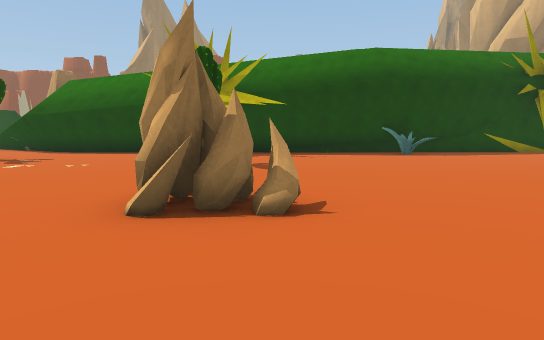
View 1 (above)

18 first-person views from a walk through a 3-D level made in the Unity game engine. The camera is 1.3 m above the floor, tilts 6° down and sees 75° across. The floor is counted in squares, 2 m on a side. Each view is taken from the middle of a square. On the plan, view 1 faces up. The plan holds only what a view shows up to about 10 squares ahead; the rest is blank. The place goes on beyond the plan. The player character is not drawn.

View 2
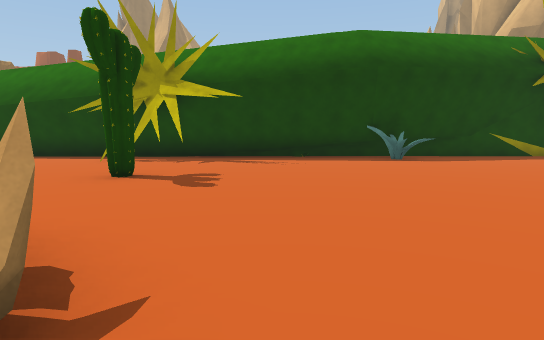

View 3
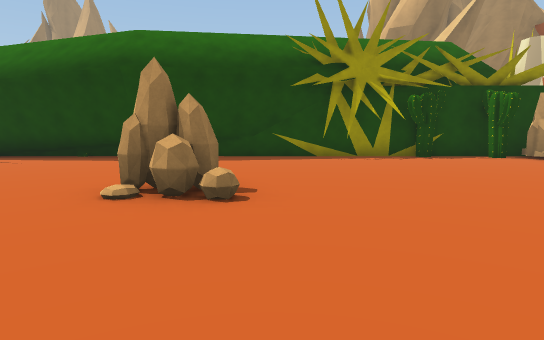

View 4
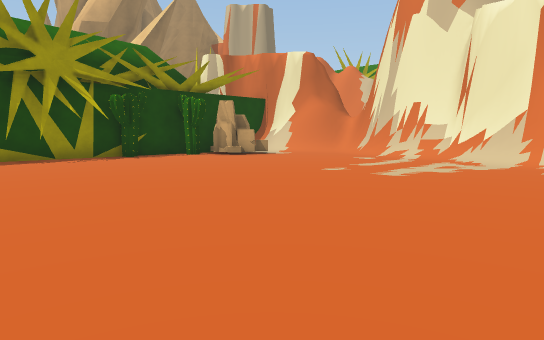

View 5
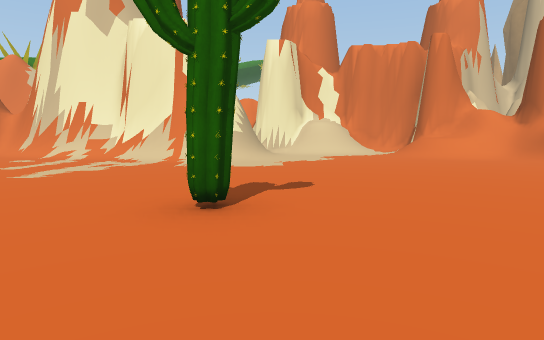

View 6
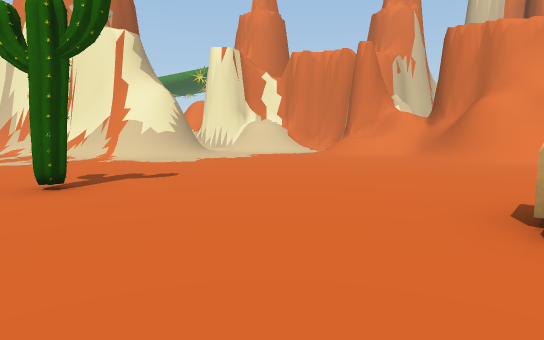

View 7
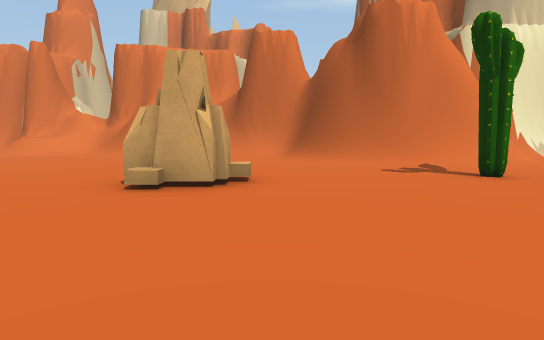

View 8
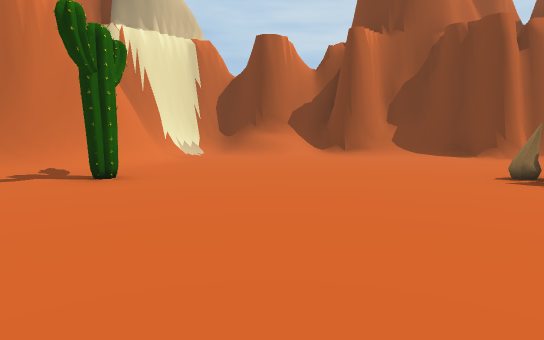

View 9
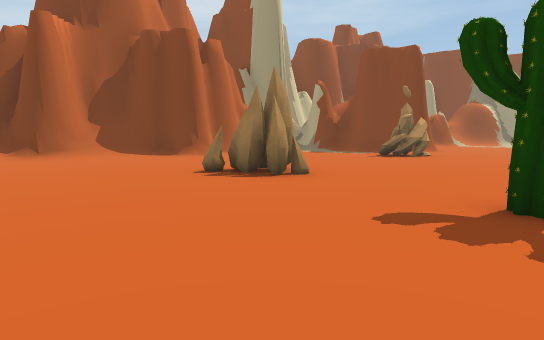

View 10
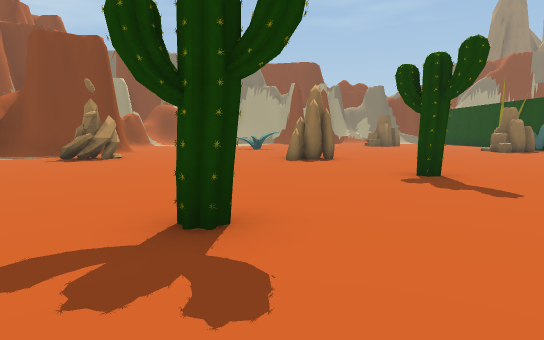

View 11
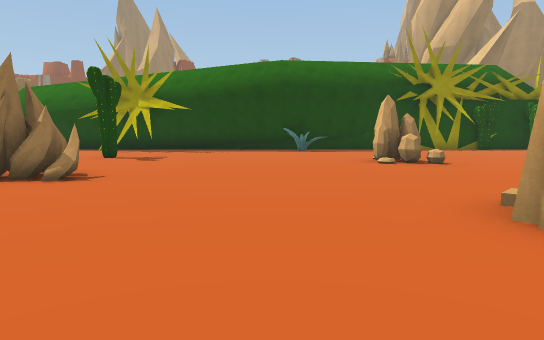

View 12
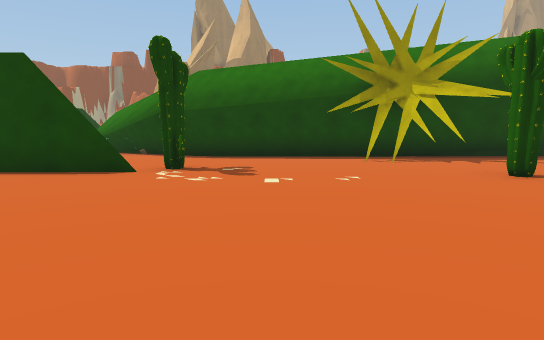

View 13
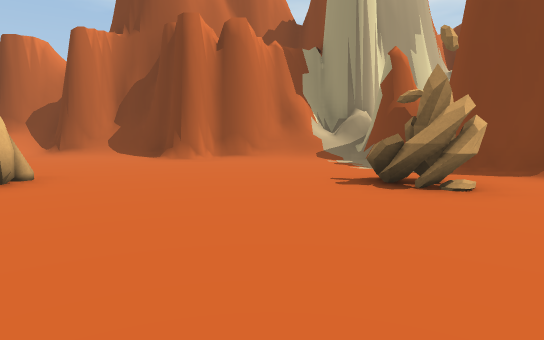

View 14
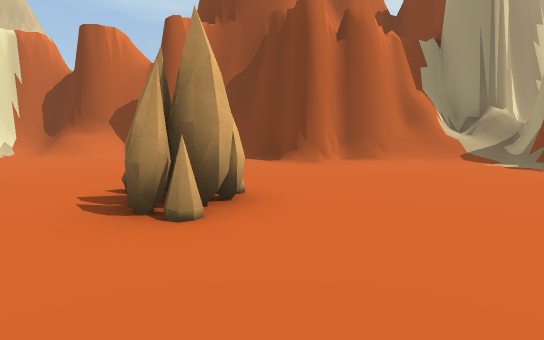

View 15
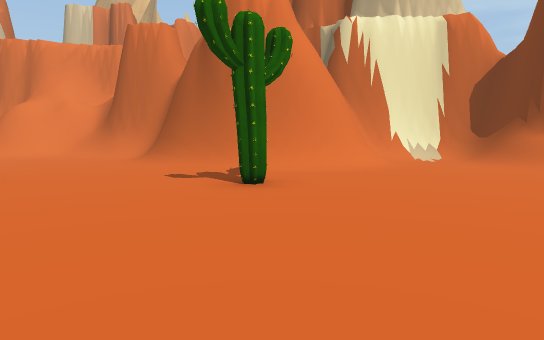

View 16
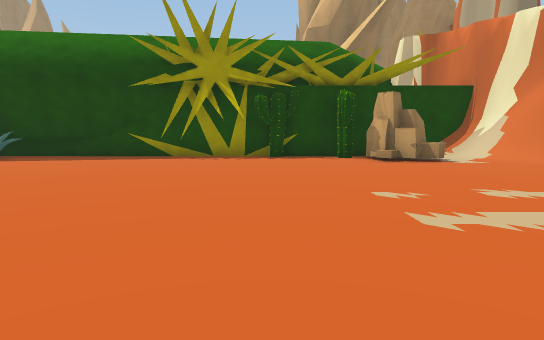

View 17
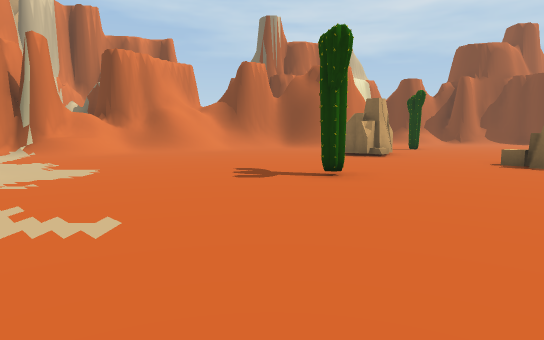

View 18
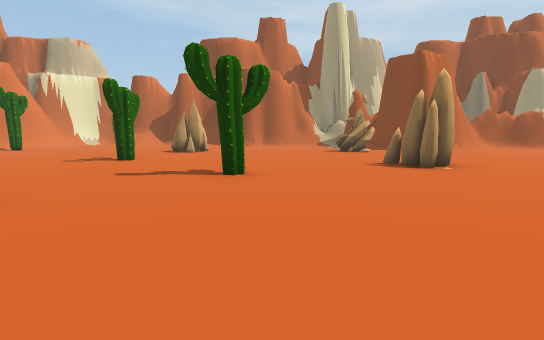

### Floor plan
Key: @ floor where view 1 was taken; # wall or solid block; . floor; / step, stairs or slope; = window, fence, low wall or low ledge; C cactus; R rock; O other object.
Columns run from 8 left of view 1 to 17 right of it. Each row starts with its distance up from view 1.
 12 ####  #############C######
 11 ..........##O#..##...CR./#
 10 ......##..............RR/#
  9 .C......................./
  8 #C.......................#
  7 .......C................/#
  6 ..............R........./#
  5 ......................../#
  4 .......R.............../##
  3 .......RR............../#
  2 ..................C..../##
  1 .............RR.........//
  0 .....C..@....RR...........
 -1 .R........................
 -2 .......C..................
 -3 ................R.......//
 -4 ................RR......//
 -5 ....................../=/#
 -6 .R.....R.............//#
 -7 .R.....R.....C#.....///#
 -8 ...............#######
 -9 /............./#
-10 #/............##
-11 ##=####.......##
-12  ###  ####///.#
-13          ######

Where each view was taken, in squares from view 1:
view 1: 0 up, 0 right, facing up
view 2: 2 up, 1 right, facing up
view 3: 2 up, 7 right, facing up
view 4: 2 up, 7 right, facing up-right
view 5: 1 up, 7 right, facing right
view 6: 1 down, 6 right, facing right
view 7: 1 down, 4 right, facing down-right
view 8: 2 down, 3 right, facing down
view 9: 2 down, 3 right, facing down-left
view 10: 2 down, 2 right, facing left
view 11: 2 down, 3 right, facing up
view 12: 2 up, 5 left, facing up
view 13: 2 down, 5 left, facing down
view 14: 3 down, 2 left, facing down
view 15: 4 down, 2 right, facing down-right
view 16: 2 up, 11 right, facing up
view 17: 7 up, 11 right, facing down
view 18: 6 up, 4 left, facing down
